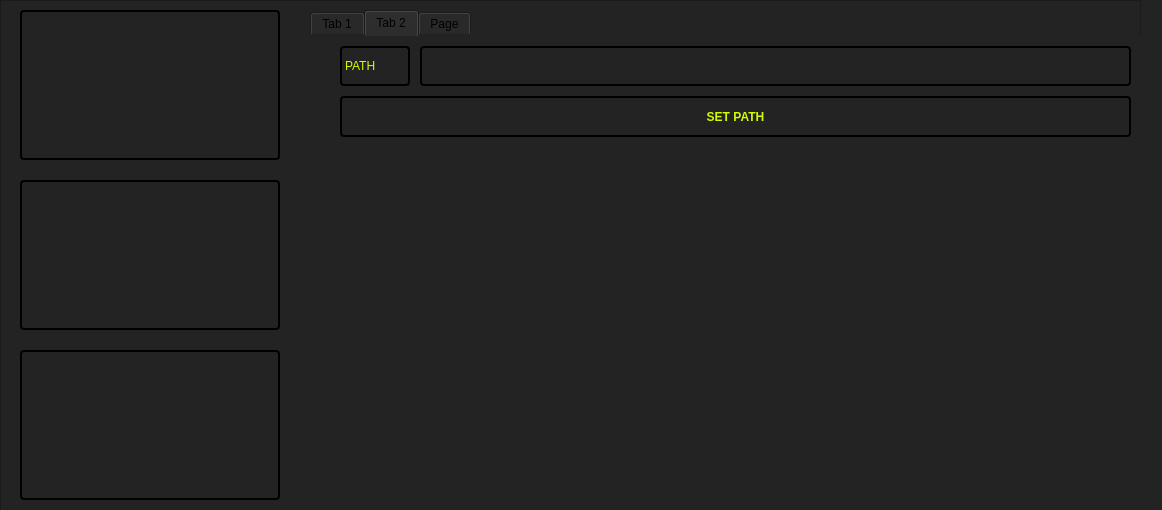
<?xml version="1.0" encoding="UTF-8"?>
<ui version="4.0">
 <class>MainWindow</class>
 <widget class="QMainWindow" name="MainWindow">
  <property name="geometry">
   <rect>
    <x>0</x>
    <y>0</y>
    <width>1162</width>
    <height>510</height>
   </rect>
  </property>
  <property name="windowTitle">
   <string>MainWindow</string>
  </property>
  <property name="styleSheet">
   <string notr="true">background-color: rgb(35, 35, 35);</string>
  </property>
  <widget class="QWidget" name="centralwidget">
   <widget class="QFrame" name="frame">
    <property name="geometry">
     <rect>
      <x>0</x>
      <y>0</y>
      <width>1141</width>
      <height>861</height>
     </rect>
    </property>
    <property name="frameShape">
     <enum>QFrame::StyledPanel</enum>
    </property>
    <property name="frameShadow">
     <enum>QFrame::Raised</enum>
    </property>
    <widget class="QPushButton" name="pushButton">
     <property name="geometry">
      <rect>
       <x>20</x>
       <y>10</y>
       <width>260</width>
       <height>150</height>
      </rect>
     </property>
     <property name="cursor">
      <cursorShape>PointingHandCursor</cursorShape>
     </property>
     <property name="styleSheet">
      <string notr="true">border:2px solid black;
font: 20pt &quot;MS Shell Dlg 2&quot;;
border-radius:4px;
color: rgb(210, 252, 0);</string>
     </property>
     <property name="text">
      <string/>
     </property>
     <property name="icon">
      <iconset>
       <normaloff>photo/New Project.png</normaloff>photo/New Project.png</iconset>
     </property>
     <property name="iconSize">
      <size>
       <width>125</width>
       <height>125</height>
      </size>
     </property>
     <property name="checkable">
      <bool>false</bool>
     </property>
    </widget>
    <widget class="QPushButton" name="pushButton_2">
     <property name="geometry">
      <rect>
       <x>20</x>
       <y>180</y>
       <width>260</width>
       <height>150</height>
      </rect>
     </property>
     <property name="cursor">
      <cursorShape>PointingHandCursor</cursorShape>
     </property>
     <property name="styleSheet">
      <string notr="true">border:2px solid black;
font: 20pt &quot;MS Shell Dlg 2&quot;;
border-radius:4px;
color: rgb(210, 252, 0);</string>
     </property>
     <property name="text">
      <string/>
     </property>
     <property name="icon">
      <iconset>
       <normaloff>photo/settings.png</normaloff>photo/settings.png</iconset>
     </property>
     <property name="iconSize">
      <size>
       <width>125</width>
       <height>125</height>
      </size>
     </property>
    </widget>
    <widget class="QPushButton" name="pushButton_3">
     <property name="geometry">
      <rect>
       <x>20</x>
       <y>350</y>
       <width>260</width>
       <height>150</height>
      </rect>
     </property>
     <property name="cursor">
      <cursorShape>PointingHandCursor</cursorShape>
     </property>
     <property name="styleSheet">
      <string notr="true">border:2px solid black;
font: 20pt &quot;MS Shell Dlg 2&quot;;
border-radius:4px;
color: rgb(210, 252, 0);</string>
     </property>
     <property name="text">
      <string/>
     </property>
     <property name="icon">
      <iconset>
       <normaloff>photo/history-512.png</normaloff>photo/history-512.png</iconset>
     </property>
     <property name="iconSize">
      <size>
       <width>125</width>
       <height>125</height>
      </size>
     </property>
    </widget>
    <widget class="QTabWidget" name="tabWidget">
     <property name="geometry">
      <rect>
       <x>310</x>
       <y>10</y>
       <width>851</width>
       <height>751</height>
      </rect>
     </property>
     <property name="autoFillBackground">
      <bool>false</bool>
     </property>
     <property name="styleSheet">
      <string notr="true">border-style:none none none none;</string>
     </property>
     <property name="currentIndex">
      <number>1</number>
     </property>
     <widget class="QWidget" name="tab_1">
      <attribute name="title">
       <string>Tab 1</string>
      </attribute>
      <widget class="QLabel" name="label_2">
       <property name="geometry">
        <rect>
         <x>30</x>
         <y>10</y>
         <width>71</width>
         <height>40</height>
        </rect>
       </property>
       <property name="styleSheet">
        <string notr="true">border:2px solid black;
font: 12pt &quot;MS Shell Dlg 2&quot;;
border-radius:4px;
color: rgb(210, 252, 0);</string>
       </property>
       <property name="text">
        <string>  URL</string>
       </property>
       <property name="margin">
        <number>1</number>
       </property>
      </widget>
      <widget class="QLineEdit" name="urlText">
       <property name="geometry">
        <rect>
         <x>110</x>
         <y>10</y>
         <width>711</width>
         <height>40</height>
        </rect>
       </property>
       <property name="styleSheet">
        <string notr="true">border:2px solid black;
font: 12pt &quot;MS Shell Dlg 2&quot;;
border-radius:4px;
color: rgb(210, 252, 0);</string>
       </property>
       <property name="text">
        <string/>
       </property>
      </widget>
      <widget class="QPushButton" name="download">
       <property name="geometry">
        <rect>
         <x>30</x>
         <y>100</y>
         <width>791</width>
         <height>100</height>
        </rect>
       </property>
       <property name="font">
        <font>
         <family>MS Shell Dlg 2</family>
         <pointsize>12</pointsize>
         <weight>75</weight>
         <italic>false</italic>
         <bold>true</bold>
        </font>
       </property>
       <property name="cursor">
        <cursorShape>PointingHandCursor</cursorShape>
       </property>
       <property name="styleSheet">
        <string notr="true">border:2px solid black;
font: 12pt &quot;MS Shell Dlg 2&quot;;
font-weight: bold;
border-radius:4px;
color: rgb(210, 252, 0);</string>
       </property>
       <property name="text">
        <string>DOWNLOAD</string>
       </property>
      </widget>
      <widget class="QProgressBar" name="progressBar">
       <property name="geometry">
        <rect>
         <x>30</x>
         <y>60</y>
         <width>791</width>
         <height>31</height>
        </rect>
       </property>
       <property name="styleSheet">
        <string notr="true">QProgressBar {
     border: 2px solid black;
     border-radius: 4px;
 
 }

 QProgressBar::chunk {
     background-color: rgb(210, 252, 0);
	 border-radius:4px;
     width: 20px;
 }</string>
       </property>
       <property name="value">
        <number>0</number>
       </property>
       <property name="format">
        <string/>
       </property>
      </widget>
     </widget>
     <widget class="QWidget" name="tab_2">
      <attribute name="title">
       <string>Tab 2</string>
      </attribute>
      <widget class="QLabel" name="pathLabel">
       <property name="geometry">
        <rect>
         <x>30</x>
         <y>10</y>
         <width>70</width>
         <height>40</height>
        </rect>
       </property>
       <property name="styleSheet">
        <string notr="true">border:2px solid black;
font: 12pt &quot;MS Shell Dlg 2&quot;;
border-radius:4px;
color: rgb(210, 252, 0);</string>
       </property>
       <property name="text">
        <string>PATH</string>
       </property>
       <property name="margin">
        <number>1</number>
       </property>
      </widget>
      <widget class="QLineEdit" name="pathField">
       <property name="geometry">
        <rect>
         <x>110</x>
         <y>10</y>
         <width>711</width>
         <height>40</height>
        </rect>
       </property>
       <property name="styleSheet">
        <string notr="true">border:2px solid black;
font: 12pt &quot;MS Shell Dlg 2&quot;;
border-radius:4px;
color: rgb(210, 252, 0);</string>
       </property>
       <property name="text">
        <string/>
       </property>
       <property name="readOnly">
        <bool>true</bool>
       </property>
      </widget>
      <widget class="QPushButton" name="path_button">
       <property name="geometry">
        <rect>
         <x>30</x>
         <y>60</y>
         <width>791</width>
         <height>41</height>
        </rect>
       </property>
       <property name="cursor">
        <cursorShape>PointingHandCursor</cursorShape>
       </property>
       <property name="styleSheet">
        <string notr="true">border:2px solid black;
font: 12pt &quot;MS Shell Dlg 2&quot;;
font-weight:bold;
border-radius:4px;
color: rgb(210, 252, 0);</string>
       </property>
       <property name="text">
        <string>SET PATH</string>
       </property>
      </widget>
     </widget>
     <widget class="QWidget" name="tab_3">
      <attribute name="title">
       <string>Page</string>
      </attribute>
      <widget class="QTableWidget" name="tableWidget">
       <property name="geometry">
        <rect>
         <x>0</x>
         <y>0</y>
         <width>831</width>
         <height>471</height>
        </rect>
       </property>
       <property name="styleSheet">
        <string notr="true">QHeaderView::section {

border:2px solid black;
font: 12pt &quot;MS Shell Dlg 2&quot;;
border-radius:4px;
color: rgb(210, 252, 0);
background-color: rgb(35, 35, 35);
}

QTableCornerButton::section {
background-color: rgb(35, 35, 35);
}

QTableView::item {

color: rgb(210, 252, 0);
qproperty-defaultAlignment: AlignVCenter;
background-color: black;
border:1px solid #D2FC00;
border-style:none solid solid none;
}

</string>
       </property>
       <column>
        <property name="text">
         <string>ID</string>
        </property>
       </column>
       <column>
        <property name="text">
         <string>Name</string>
        </property>
       </column>
       <column>
        <property name="text">
         <string>Link</string>
        </property>
       </column>
       <column>
        <property name="text">
         <string>Size</string>
        </property>
       </column>
       <column>
        <property name="text">
         <string>Date</string>
        </property>
       </column>
      </widget>
     </widget>
    </widget>
   </widget>
  </widget>
 </widget>
 <resources/>
 <connections/>
</ui>
